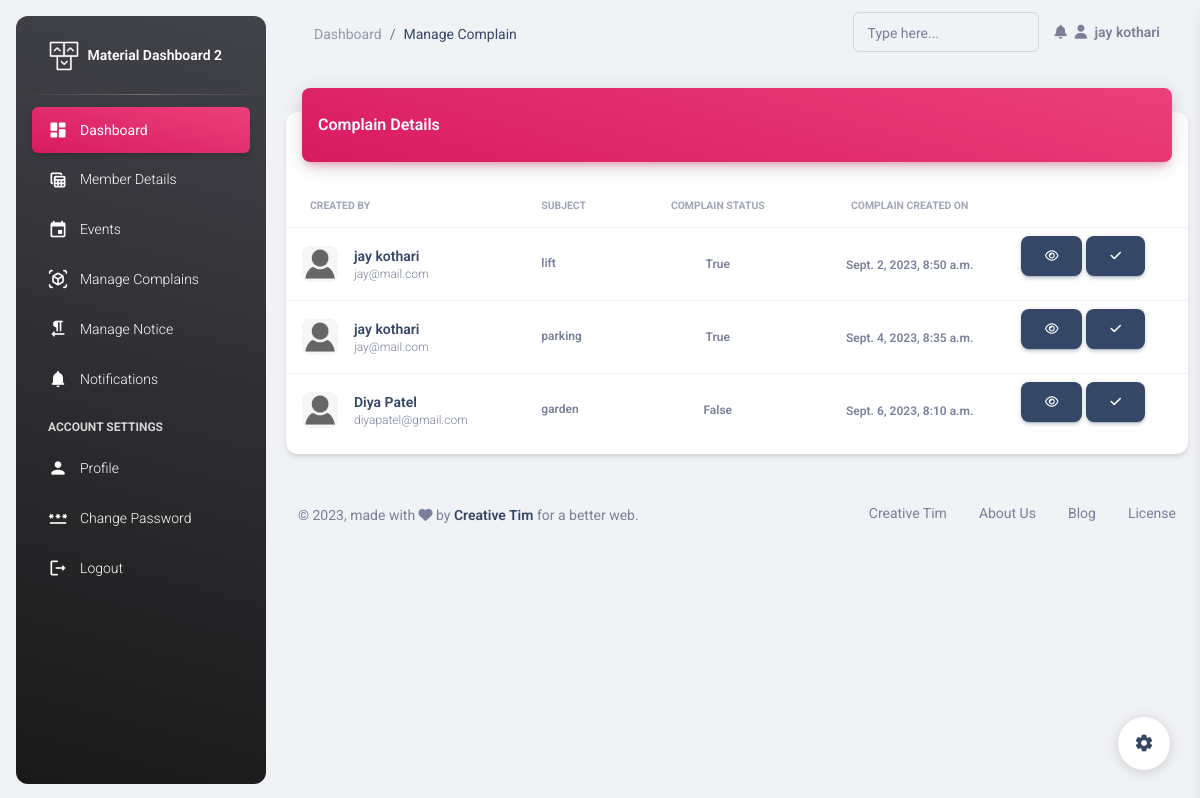
Screenshot of /sec/manage-complains/ (signed in) with the database file from the repository.
### Secretory/models.py (models this page shows, shortened)
class Secratory(models.Model):
    name = models.CharField(max_length=30)
    email = models.EmailField(unique=True)
    mobile = models.CharField(max_length=10)
    address = models.TextField()
    password = models.CharField(max_length=30)
    sec_from = models.DateField(auto_now_add=True)
    profile_pic = models.FileField(upload_to='profile',default='avtar.png')

class Complain(models.Model):
    complain_by = models.ForeignKey(Member,on_delete=models.CASCADE)
    subject = models.CharField(max_length=50)
    des = models.TextField()
    pic = models.FileField(upload_to='complains/',null=True,blank=True)
    solve_by = models.ForeignKey(Secratory,on_delete=models.CASCADE,blank=True,null=True)
    complain_on = models.DateTimeField(auto_now_add=True)
    solve_on = models.DateTimeField(null=True,blank=True)
    solve = models.BooleanField(default=False)

### Members/models.py (models this page shows, shortened)
class Member(models.Model):
    fname = models.CharField(max_length=30)
    lname = models.CharField(max_length=30)
    mobile = models.CharField(max_length=13)
    email = models.EmailField(unique=True)
    flat_no = models.IntegerField()
    wing = models.CharField(max_length=1)
    res_from = models.DateField(null=True)
    created_on = models.DateTimeField(auto_now_add=True)
    res_type = models.CharField(max_length=20,default='Owner',choices=choice)
    verify = models.BooleanField(default=False)
    pic = models.FileField(upload_to='member_pic',default='avtar.png')
    password = models.CharField(max_length=30,null=True,blank=True)

### Secretory/views.py (the view)
# urls.py: path('manage-complains/',views.manage_complains, name='manage-complains'),
def manage_complains(request):
    user= Secratory.objects.get(email=request.session['email'])
    complains = Complain.objects.all()
    return render(request,'manage-complain.html',{'complains':complains,'user':user})

### Secretory/templates/manage-complain.html (shortened to what this page needs)
{% extends 'header.html' %}
{% load static %}
{% block page %}
Manage Complain
{% endblock %}
{% block content %}
<div class="container-fluid py-4">
  <div class="row">
    <div class="col-12">
        <div class="card my-4">
          <div class="card-header p-0 position-relative mt-n4 mx-3 z-index-2">
            <div class="bg-gradient-primary shadow-primary border-radius-lg pt-4 pb-3">
              <h6 class="text-white text-capitalize ps-3">Complain Details</h6>
            </div>
          </div>
          <div class="card-body px-0 pb-2">
            <div class="table-responsive p-0">
              <table class="table align-items-center mb-0">
                <thead>
                  <tr>
                    <th class="text-uppercase text-secondary text-xxs font-weight-bolder opacity-7">Created By</th>
                    <th class="text-uppercase text-secondary text-xxs font-weight-bolder opacity-7 ps-2">Subject</th>
                    <th class="text-center text-uppercase text-secondary text-xxs font-weight-bolder opacity-7">Complain Status</th>
                    <th class="text-center text-uppercase text-secondary text-xxs font-weight-bolder opacity-7">Complain Created on</th>
                    <th class="text-secondary opacity-7"></th>
                  </tr>
                </thead>
                <tbody>
                  {% for complain in complains %}
                  <tr>
                    <td>
                      <div class="d-flex px-2 py-1">
                        <div>
                          <img src="{{complain.complain_by.pic.url}}" class="avatar avatar-sm me-3 border-radius-lg" alt="user1">
                        </div>
                        <div class="d-flex flex-column justify-content-center">
                          <h6 class="mb-0 text-sm">{{complain.complain_by.fname}} {{complain.complain_by.lname}}</h6>
                          <p class="text-xs text-secondary mb-0">{{complain.complain_by.email}}</p>
                        </div>
                      </div>
                    </td>
                    <td>
                      <p class="text-xs font-weight-bold mb-0">{{complain.subject}}</p>
                    </td>
                    <td class="align-middle text-center text-sm">
                        <span class="text-secondary text-xs font-weight-bold">{{complain.solve}}</span>
                    </td>
                    <td class="align-middle text-center">
                      <span class="text-secondary text-xs font-weight-bold">{{complain.complain_on}}</span>
                    </td>
                    <td class="align-middle">
                      <a href="" class="text-secondary font-weight-bold text-xs" data-toggle="tooltip" data-original-title="Edit user">
                        <a href=""><button class="btn btn-dark"><i class="fa fa-eye"></i></button></a>
                        <a href="{% url 'solve-complain' complain.id %}"><button class="btn btn-dark"><i class="fa fa-check"></i></button></a>
                      </a>
                    </td>
                  </tr>
                  {% endfor %}
                </tbody>
              </table>
            </div>
          </div>
        </div>
      </div>
    </div>
    <footer class="footer py-4  ">
      <div class="container-fluid">
        <div class="row align-items-center justify-content-lg-between">
          <div class="col-lg-6 mb-lg-0 mb-4">
            <div class="copyright text-center text-sm text-muted text-lg-start">
              © ,
              made with <i class="fa fa-heart"></i> by
              <a href="https://www.creative-tim.com" class="font-weight-bold" target="_blank">Creative Tim</a>
              for a better web.
            </div>
          </div>
          <div class="col-lg-6">
            <ul class="nav nav-footer justify-content-center justify-content-lg-end">
              <li class="nav-item">
                <a href="https://www.creative-tim.com" class="nav-link text-muted" target="_blank">Creative Tim</a>
              </li>
              <li class="nav-item">
                <a href="https://www.creative-tim.com/presentation" class="nav-link text-muted" target="_blank">About Us</a>
              </li>
              <li class="nav-item">
                <a href="https://www.creative-tim.com/blog" class="nav-link text-muted" target="_blank">Blog</a>
              </li>
              <li class="nav-item">
                <a href="https://www.creative-tim.com/license" class="nav-link pe-0 text-muted" target="_blank">License</a>
              </li>
            </ul>
          </div>
        </div>
      </div>
    </footer>
  </div>
{% endblock %}

### Secretory/templates/header.html (shortened to what this page needs)
{% load static %}
<!DOCTYPE html>
<html lang="en">
<head>
  <link href="{% static 'assets/css/nucleo-icons.css' %}" rel="stylesheet" />
  <link href="{% static 'assets/css/nucleo-svg.css' %}" rel="stylesheet" />
  <link id="pagestyle" href="{% static 'assets/css/material-dashboard.css' %}" rel="stylesheet" />
</head>
<body class="g-sidenav-show  bg-gray-200">
  <aside class="sidenav navbar navbar-vertical navbar-expand-xs border-0 border-radius-xl my-3 fixed-start ms-3   bg-gradient-dark" id="sidenav-main">
    <div class="sidenav-header">
      <a class="navbar-brand m-0" href=" https://demos.creative-tim.com/material-dashboard/pages/dashboard " target="_blank">
        <img src="{% static 'assets/img/logo-ct.png' %}" class="navbar-brand-img h-100" alt="main_logo">
        <span class="ms-1 font-weight-bold text-white">Material Dashboard 2</span>
      </a>
    </div>
    <hr class="horizontal light mt-0 mb-2">
    <div class="collapse navbar-collapse  w-auto " id="sidenav-collapse-main">
      <ul class="navbar-nav">
        <li class="nav-item">
          <a class="nav-link text-white active bg-gradient-primary" href="{% url 'index' %}">
            <div class="text-white text-center me-2 d-flex align-items-center justify-content-center">
              <i class="material-icons opacity-10">dashboard</i>
            </div>
            <span class="nav-link-text ms-1">Dashboard</span>
          </a>
        </li>
        <li class="nav-item">
          <a class="nav-link text-white " href="{% url 'member-details' %}">
            <div class="text-white text-center me-2 d-flex align-items-center justify-content-center">
              <i class="material-icons opacity-10">table_view</i>
            </div>
            <span class="nav-link-text ms-1">Member Details</span>
          </a>
        </li>
        <li class="nav-item">
          <a class="nav-link text-white " href="{% url 'manage-events' %}">
            <div class="text-white text-center me-2 d-flex align-items-center justify-content-center">
              <i class="material-icons opacity-10">event</i>
            </div>
            <span class="nav-link-text ms-1">Events</span>
          </a>
        </li>
        <li class="nav-item">
          <a class="nav-link text-white " href="{% url 'manage-complains' %}">
            <div class="text-white text-center me-2 d-flex align-items-center justify-content-center">
              <i class="material-icons opacity-10">view_in_ar</i>
            </div>
            <span class="nav-link-text ms-1">Manage Complains</span>
          </a>
        </li>
        <li class="nav-item">
          <a class="nav-link text-white " href="{% url 'manage-notice' %}">
            <div class="text-white text-center me-2 d-flex align-items-center justify-content-center">
              <i class="material-icons opacity-10">format_textdirection_r_to_l</i>
            </div>
            <span class="nav-link-text ms-1">Manage Notice</span>
          </a>
        </li>
        <li class="nav-item">
          <a class="nav-link text-white " href="../pages/notifications.html">
            <div class="text-white text-center me-2 d-flex align-items-center justify-content-center">
              <i class="material-icons opacity-10">notifications</i>
            </div>
            <span class="nav-link-text ms-1">Notifications</span>
          </a>
        </li>
        <li class="nav-item mt-3">
          <h6 class="ps-4 ms-2 text-uppercase text-xs text-white font-weight-bolder opacity-8">Account Settings</h6>
        </li>
        <li class="nav-item">
          <a class="nav-link text-white " href="{% url 'edit-profile' %}">
            <div class="text-white text-center me-2 d-flex align-items-center justify-content-center">
              <i class="material-icons opacity-10">person</i>
            </div>
            <span class="nav-link-text ms-1">Profile</span>
          </a>
        </li>
        <li class="nav-item">
          <a class="nav-link text-white " href="{% url 'change-password' %}">
            <div class="text-white text-center me-2 d-flex align-items-center justify-content-center">
              <i class="material-icons opacity-10">password</i>
            </div>
            <span class="nav-link-text ms-1">Change Password</span>
          </a>
        </li>
        <li class="nav-item">
          <a class="nav-link text-white " href="{% url 'logout' %}">
            <div class="text-white text-center me-2 d-flex align-items-center justify-content-center">
              <i class="material-icons opacity-10">logout</i>
            </div>
            <span class="nav-link-text ms-1">Logout</span>
          </a>
        </li>
      </ul>
    </div>
  </aside>
  <main class="main-content position-relative max-height-vh-100 h-100 border-radius-lg ">
    <nav class="navbar navbar-main navbar-expand-lg px-0 mx-4 shadow-none border-radius-xl" id="navbarBlur" data-scroll="true">
        <div class="container-fluid py-1 px-3">
          <nav aria-label="breadcrumb">
            <ol class="breadcrumb bg-transparent mb-0 pb-0 pt-1 px-0 me-sm-6 me-5">
              <li class="breadcrumb-item text-sm"><a class="opacity-5 text-dark" href="javascript:;">Dashboard</a></li>
              <li class="breadcrumb-item text-sm text-dark active" aria-current="page">{% block page %}Dashboard{% endblock %}</li>
            </ol>
          </nav>
          <div class="collapse navbar-collapse mt-sm-0 mt-2 me-md-0 me-sm-4" id="navbar">
            <div class="ms-md-auto pe-md-3 d-flex align-items-center">
              <div class="input-group input-group-outline">
                <label class="form-label">Type here...</label>
                <input type="text" class="form-control">
              </div>
            </div>
            <ul class="navbar-nav  justify-content-end">
              <li class="nav-item dropdown pe-2 d-flex align-items-center">
                <a href="javascript:;" class="nav-link text-body p-0" id="dropdownMenuButton" data-bs-toggle="dropdown" aria-expanded="false">
                  <i class="fa fa-bell cursor-pointer"></i>
                </a>
              </li>
              <li class="nav-item d-flex align-items-center">
                <a href="../pages/sign-in.html" class="nav-link text-body font-weight-bold px-0">
                  <i class="fa fa-user me-sm-1"></i>
                  <span class="d-sm-inline d-none">{{user.name}}</span>
                </a>
              </li>
            </ul>
          </div>
        </div>
      </nav>
      {% block content %}
      {% endblock %}
    </main>
    <div class="fixed-plugin">
      <a class="fixed-plugin-button text-dark position-fixed px-3 py-2">
        <i class="material-icons py-2">settings</i>
      </a>
    </div>
  </body>
  </html>

### rows the page displays
Secratory: name "jay kothari"
Complain: complain_by.pic (picture), complain_by.fname "jay", complain_by.lname "kothari", complain_by.email "jay@mail.com", subject "lift", solve "True", complain_on "Sept. 2, 2023, 8:50 a.m."
Complain: complain_by.pic (picture), complain_by.fname "jay", complain_by.lname "kothari", complain_by.email "jay@mail.com", subject "parking", solve "True", complain_on "Sept. 4, 2023, 8:35 a.m."
Complain: complain_by.pic (picture), complain_by.fname "Diya", complain_by.lname "Patel", complain_by.email "diyapatel@gmail.com", subject "garden", solve "False", complain_on "Sept. 6, 2023, 8:10 a.m."
